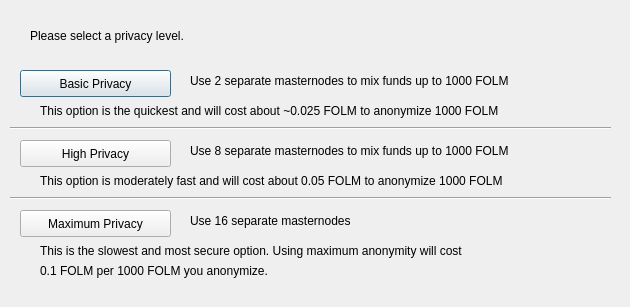
<?xml version="1.0" encoding="UTF-8"?>
<ui version="4.0">
 <class>ObfuscationConfig</class>
 <widget class="QDialog" name="ObfuscationConfig">
  <property name="geometry">
   <rect>
    <x>0</x>
    <y>0</y>
    <width>630</width>
    <height>307</height>
   </rect>
  </property>
  <property name="windowTitle">
   <string>Configure Obfuscation</string>
  </property>
  <widget class="QPushButton" name="buttonBasic">
   <property name="geometry">
    <rect>
     <x>20</x>
     <y>70</y>
     <width>151</width>
     <height>27</height>
    </rect>
   </property>
   <property name="text">
    <string>Basic Privacy</string>
   </property>
  </widget>
  <widget class="QPushButton" name="buttonHigh">
   <property name="geometry">
    <rect>
     <x>20</x>
     <y>140</y>
     <width>151</width>
     <height>27</height>
    </rect>
   </property>
   <property name="text">
    <string>High Privacy</string>
   </property>
  </widget>
  <widget class="QPushButton" name="buttonMax">
   <property name="geometry">
    <rect>
     <x>20</x>
     <y>210</y>
     <width>151</width>
     <height>27</height>
    </rect>
   </property>
   <property name="text">
    <string>Maximum Privacy</string>
   </property>
  </widget>
  <widget class="QLabel" name="label">
   <property name="geometry">
    <rect>
     <x>30</x>
     <y>20</y>
     <width>571</width>
     <height>31</height>
    </rect>
   </property>
   <property name="text">
    <string>Please select a privacy level.</string>
   </property>
  </widget>
  <widget class="QLabel" name="label_2">
   <property name="geometry">
    <rect>
     <x>190</x>
     <y>70</y>
     <width>421</width>
     <height>21</height>
    </rect>
   </property>
   <property name="text">
    <string>Use 2 separate masternodes to mix funds up to 1000 FOLM</string>
   </property>
  </widget>
  <widget class="QLabel" name="label_3">
   <property name="geometry">
    <rect>
     <x>190</x>
     <y>140</y>
     <width>411</width>
     <height>21</height>
    </rect>
   </property>
   <property name="text">
    <string>Use 8 separate masternodes to mix funds up to 1000 FOLM</string>
   </property>
  </widget>
  <widget class="QLabel" name="label_4">
   <property name="geometry">
    <rect>
     <x>190</x>
     <y>210</y>
     <width>421</width>
     <height>21</height>
    </rect>
   </property>
   <property name="text">
    <string>Use 16 separate masternodes</string>
   </property>
  </widget>
  <widget class="QLabel" name="label_6">
   <property name="geometry">
    <rect>
     <x>40</x>
     <y>100</y>
     <width>561</width>
     <height>21</height>
    </rect>
   </property>
   <property name="text">
    <string>This option is the quickest and will cost about ~0.025 FOLM to anonymize 1000 FOLM</string>
   </property>
  </widget>
  <widget class="QLabel" name="label_7">
   <property name="geometry">
    <rect>
     <x>40</x>
     <y>170</y>
     <width>561</width>
     <height>21</height>
    </rect>
   </property>
   <property name="text">
    <string>This option is moderately fast and will cost about 0.05 FOLM to anonymize 1000 FOLM</string>
   </property>
  </widget>
  <widget class="QLabel" name="label_8">
   <property name="geometry">
    <rect>
     <x>40</x>
     <y>240</y>
     <width>561</width>
     <height>21</height>
    </rect>
   </property>
   <property name="text">
    <string>This is the slowest and most secure option. Using maximum anonymity will cost</string>
   </property>
  </widget>
  <widget class="QLabel" name="label_9">
   <property name="geometry">
    <rect>
     <x>40</x>
     <y>260</y>
     <width>561</width>
     <height>21</height>
    </rect>
   </property>
   <property name="text">
    <string>0.1 FOLM per 1000 FOLM you anonymize.</string>
   </property>
  </widget>
  <widget class="Line" name="line">
   <property name="geometry">
    <rect>
     <x>10</x>
     <y>120</y>
     <width>601</width>
     <height>16</height>
    </rect>
   </property>
   <property name="orientation">
    <enum>Qt::Horizontal</enum>
   </property>
  </widget>
  <widget class="Line" name="line_2">
   <property name="geometry">
    <rect>
     <x>10</x>
     <y>190</y>
     <width>601</width>
     <height>16</height>
    </rect>
   </property>
   <property name="orientation">
    <enum>Qt::Horizontal</enum>
   </property>
  </widget>
 </widget>
 <resources/>
 <connections/>
</ui>
